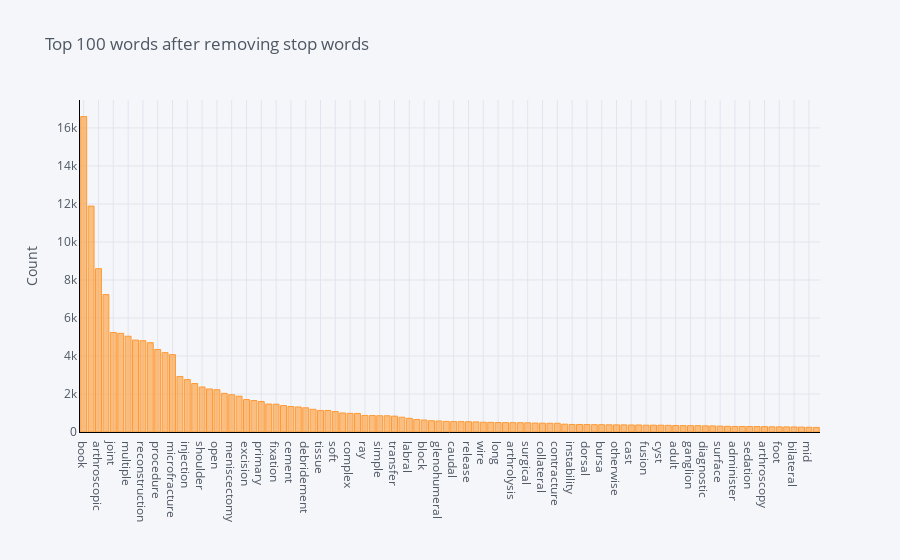

Notebook code cell kept with this figure:
### Code cell
plot_model()

### Figure 1 — Plotly figure (JSON) as saved in the notebook; plotly's stock layout.template omitted (floating-point values rounded to 4 significant figures)
{"data": [{"marker": {"color": "rgba(255, 153, 51, 0.6)", "line": {"color": "rgba(255, 153, 51, 1.0)", "width": 1}}, "name": "count", "orientation": "v", "text": "", "type": "bar", "x": ["book", "include", "arthroscopic", "knee", "joint", "ligament", "multiple", "repair", "reconstruction", "operation", "procedure", "drilling", "microfracture", "replacement", "injection", "decompression", "shoulder", "total", "open", "epidural", "meniscectomy", "sole", "excision", "bone", "primary", "stabilisation", "fixation", "lumbar", "cement", "patella", "debridement", "prosthetic", "tissue", "control", "soft", "internal", "complex", "distal", "ray", "great", "simple", "revision", "transfer", "graft", "labral", "lateral", "block", "exclude", "glenohumeral", "anaesthetic", "caudal", "robotic", "release", "local", "wire", "assisted", "long", "slap", "arthrolysis", "hip", "surgical", "region", "collateral", "cruciate", "contracture", "disc", "instability", "reduction", "dorsal", "ankle", "bursa", "therapeutic", "otherwise", "level", "cast", "application", "fusion", "neurolytic", "cyst", "examination", "adult", "undercut", "ganglion", "aspiration", "diagnostic", "rotator", "surface", "acromial", "administer", "meniscal", "sedation", "operator", "arthroscopy", "specify", "foot", "manipulation", "bilateral", "autogenous", "mid", "autograft"], "y": [16599, 11890, 8594, 7231, 5236, 5193, 5040, 4839, 4805, 4700, 4344, 4175, 4071, 2923, 2760, 2554, 2368, 2264, 2225, 2033, 1962, 1885, 1707, 1657, 1606, 1471, 1463, 1391, 1340, 1316, 1273, 1195, 1136, 1133, 1076, 1001, 982, 976, 873, 865, 856, 853, 834, 778, 722, 659, 630, 593, 579, 558, 550, 546, 542, 531, 515, 506, 498, 494, 491, 489, 484, 470, 465, 461, 461, 412, 397, 396, 392, 386, 384, 379, 376, 375, 370, 370, 359, 359, 358, 351, 344, 334, 333, 333, 325, 320, 307, 299, 291, 290, 289, 287, 283, 273, 271, 268, 265, 257, 249, 241]}], "layout": {"legend": {"bgcolor": "#F5F6F9", "font": {"color": "#4D5663"}}, "paper_bgcolor": "#F5F6F9", "plot_bgcolor": "#F5F6F9", "title": {"font": {"color": "#4D5663"}, "text": "Top 100 words after removing stop words"}, "xaxis": {"gridcolor": "#E1E5ED", "linecolor": "black", "showgrid": true, "tickfont": {"color": "#4D5663"}, "title": {"font": {"color": "#4D5663"}, "text": ""}, "zerolinecolor": "#E1E5ED"}, "yaxis": {"gridcolor": "#E1E5ED", "linecolor": "black", "showgrid": true, "tickfont": {"color": "#4D5663"}, "title": {"font": {"color": "#4D5663"}, "text": "Count"}, "zerolinecolor": "#E1E5ED"}}}
